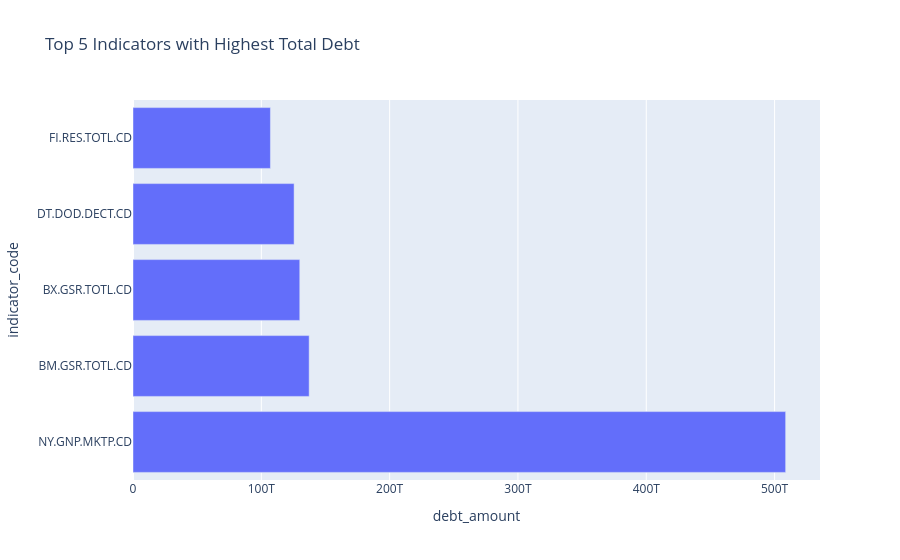

The notebook cell this image was saved under:
### Code cell
#horizontal bar chart of top 5 indicators with highest total debt
import plotly.express as px

fig = px.bar(data_frame=top_5_indicators_debt, x='debt_amount', y='indicator_code', orientation='h', title='Top 5 Indicators with Highest Total Debt')
fig.show()

### Figure 1 — Plotly figure (JSON) as saved in the notebook; plotly's stock layout.template omitted (floating-point values rounded to 4 significant figures)
{"data": [{"hovertemplate": "debt_amount=%{x}<br>indicator_code=%{y}<extra></extra>", "legendgroup": "", "marker": {"color": "#636efa", "pattern": {"shape": ""}}, "name": "", "orientation": "h", "showlegend": false, "textposition": "auto", "type": "bar", "x": [508600000000000.0, 137300000000000.0, 130000000000000.0, 125500000000000.0, 107100000000000.0], "xaxis": "x", "y": ["NY.GNP.MKTP.CD", "BM.GSR.TOTL.CD", "BX.GSR.TOTL.CD", "DT.DOD.DECT.CD", "FI.RES.TOTL.CD"], "yaxis": "y"}], "layout": {"barmode": "relative", "legend": {"tracegroupgap": 0}, "title": {"text": "Top 5 Indicators with Highest Total Debt"}, "xaxis": {"anchor": "y", "domain": [0, 1], "title": {"text": "debt_amount"}}, "yaxis": {"anchor": "x", "domain": [0, 1], "title": {"text": "indicator_code"}}}}
